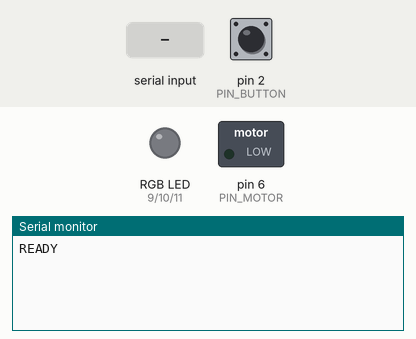
This sketch was run on a simulated Arduino Uno, built with avr-gcc and run on an emulated ATmega328P. Parts: switched loads named in the sketch (green lamp = pin HIGH), an RGB LED mixed from three pins (HIGH = lit), the last lines printed to the serial monitor. The inputs (shaded band) are chosen by the test bench; at power-on: pin 2 (PIN_BUTTON) HIGH.

Above: at 1.2 s.
1.3 s: pin 2 (PIN_BUTTON) pulled LOW for 0.15 s
At 2.6 s:
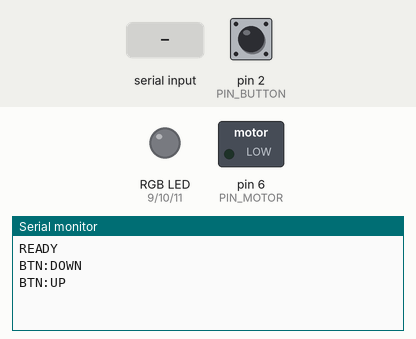
2.9 s: "red:1\n" received over Serial
At 3.7 s:
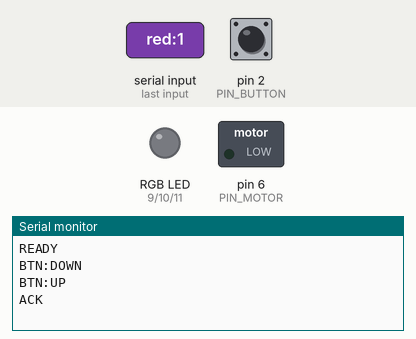

Measured:
- after the input at 1.3 s, the serial monitor: prints a new line at once (image 1)
- after the input at 2.9 s, the serial monitor: prints a new line at once (image 2)

The sketch:

ArduinoBracelet.ino
```cpp
const int PIN_RED = 9;
const int PIN_GREEN = 10;
const int PIN_BLUE = 11;
const int PIN_MOTOR = 6;
const int PIN_BUTTON = 2;
unsigned long lastButtonChangeMs = 0;
int lastButtonState = HIGH;
bool reportedDown = false;
struct Rgb { uint8_t r; uint8_t g; uint8_t b; };
void setRgb(uint8_t r, uint8_t g, uint8_t b) {
  analogWrite(PIN_RED, r);
  analogWrite(PIN_GREEN, g);
  analogWrite(PIN_BLUE, b);
}
void setMotor(uint8_t intensity) { analogWrite(PIN_MOTOR, intensity); }
void clearAll() { setRgb(0,0,0); setMotor(0); }
Rgb parseColorName(const String &name) {
  String n = name; n.toLowerCase();
  if (n == "red") return {255,0,0};
  if (n == "green") return {0,255,0};
  if (n == "blue") return {0,0,255};
  if (n == "yellow") return {255,255,0};
  if (n == "cyan") return {0,255,255};
  if (n == "magenta") return {255,0,255};
  if (n == "white") return {255,255,255};
  if (n == "off") return {0,0,0};
  return {0,0,0};
}
Rgb parseHexColor(const String &hex) {
  if (hex.length() == 7 && hex[0] == '#') {
    long v = strtol(hex.substring(1).c_str(), NULL, 16);
    return {(uint8_t)((v>>16)&0xFF),(uint8_t)((v>>8)&0xFF),(uint8_t)(v&0xFF)};
  }
  return {0,0,0};
}
void applyCommand(const String &line) {
  String s = line;
  s.trim();
  if (s.length() == 0) return;
  if (s.indexOf("\"off\"") >= 0) {
    clearAll();
    Serial.println(F("ACK"));
    return;
  }
  Rgb rgb = {0, 0, 0};
  int colorIdx = s.indexOf("\"color\"");
  if (colorIdx >= 0) {
    int colon = s.indexOf(':', colorIdx);
    int q1 = s.indexOf('"', colon + 1);
    int q2 = s.indexOf('"', q1 + 1);
    if (q1 >= 0 && q2 > q1) {
      String colorVal = s.substring(q1 + 1, q2);
      if (colorVal.startsWith("#")) rgb = parseHexColor(colorVal);
      else rgb = parseColorName(colorVal);
    }
  }
  uint8_t vib = 0;
  int vibIdx = s.indexOf("\"vibrate\"");
  if (vibIdx >= 0) {
    int colon = s.indexOf(':', vibIdx);
    if (colon > 0) {
      long val = s.substring(colon + 1).toInt();
      if (val < 0) val = 0; if (val > 255) val = 255;
      vib = (uint8_t)val;
    }
  }
  setRgb(rgb.r, rgb.g, rgb.b);
  setMotor(vib);
  Serial.println(F("ACK"));
}
void setup() {
  pinMode(PIN_RED, OUTPUT);
  pinMode(PIN_GREEN, OUTPUT);
  pinMode(PIN_BLUE, OUTPUT);
  pinMode(PIN_MOTOR, OUTPUT);
  pinMode(PIN_BUTTON, INPUT_PULLUP);
  clearAll();
  Serial.begin(9600);
  while (!Serial) { ; }
  Serial.println(F("READY"));
}
void loop() {
  static String line = "";
  while (Serial.available() > 0) {
    char ch = (char)Serial.read();
    if (ch == '\n' || ch == '\r') {
      if (line.length() > 0) {
        applyCommand(line);
        line = "";
      }
    } else {
      line += ch;
      if (line.length() > 200) line = "";
    }
  }
  int s = digitalRead(PIN_BUTTON);
  unsigned long now = millis();
  if (s != lastButtonState) {
    lastButtonChangeMs = now;
    lastButtonState = s;
  }
  if ((now - lastButtonChangeMs) > 30) {
    if (s == LOW && !reportedDown) {
      Serial.println(F("BTN:DOWN"));
      reportedDown = true;
    }
    if (s == HIGH && reportedDown) {
      Serial.println(F("BTN:UP"));
      reportedDown = false;
    }
  }
}
```
